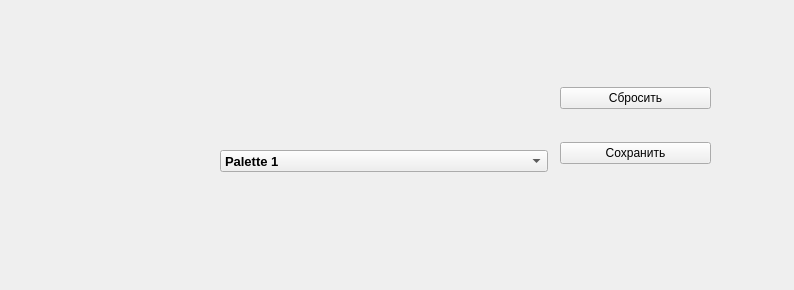
<?xml version="1.0" encoding="UTF-8"?>
<ui version="4.0">
 <class>Form</class>
 <widget class="QWidget" name="Form">
  <property name="geometry">
   <rect>
    <x>0</x>
    <y>0</y>
    <width>794</width>
    <height>290</height>
   </rect>
  </property>
  <property name="windowTitle">
   <string>Form</string>
  </property>
  <widget class="QWidget" name="verticalLayoutWidget">
   <property name="geometry">
    <rect>
     <x>560</x>
     <y>60</y>
     <width>151</width>
     <height>131</height>
    </rect>
   </property>
   <layout class="QVBoxLayout" name="ClearSaveLayout">
    <item>
     <widget class="QPushButton" name="ClearButton">
      <property name="text">
       <string>Сбросить</string>
      </property>
     </widget>
    </item>
    <item>
     <widget class="QPushButton" name="SaveButton">
      <property name="text">
       <string>Сохранить</string>
      </property>
     </widget>
    </item>
   </layout>
  </widget>
  <widget class="QComboBox" name="palettes_box">
   <property name="geometry">
    <rect>
     <x>220</x>
     <y>150</y>
     <width>328</width>
     <height>22</height>
    </rect>
   </property>
   <property name="font">
    <font>
     <pointsize>10</pointsize>
     <weight>75</weight>
     <bold>true</bold>
    </font>
   </property>
   <item>
    <property name="text">
     <string>Palette 1</string>
    </property>
   </item>
   <item>
    <property name="text">
     <string>Palette 2</string>
    </property>
   </item>
   <item>
    <property name="text">
     <string>Palette 3</string>
    </property>
   </item>
   <item>
    <property name="text">
     <string>Palette 4</string>
    </property>
   </item>
   <item>
    <property name="text">
     <string>Palette 5</string>
    </property>
   </item>
  </widget>
 </widget>
 <resources/>
 <connections/>
</ui>
